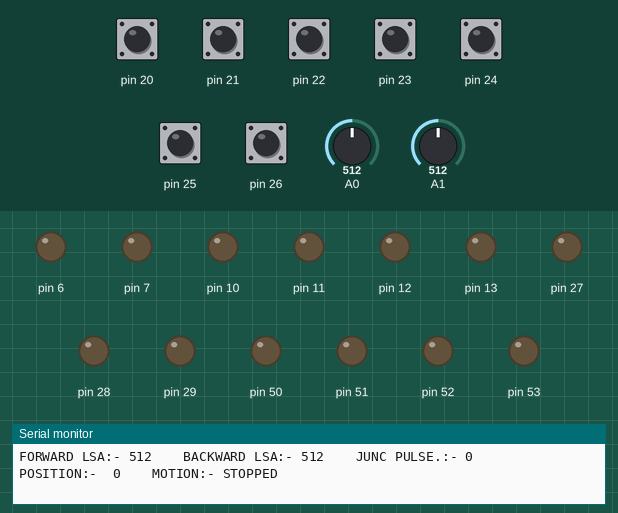
Simulated run of this sketch. Board: Arduino Mega 2560, built with avr-gcc and run on an emulated ATmega2560. Parts: output pins drawn as LEDs (lit = HIGH), the last lines printed to the serial monitor. Inputs (shaded band) come from the test bench; at power-on: pin 20–26 HIGH, A0 = 512, A1 = 512.

Above: at 0.9 s.
1.0 s: pin 22 pulled LOW for 0.15 s
At 2.2 s:
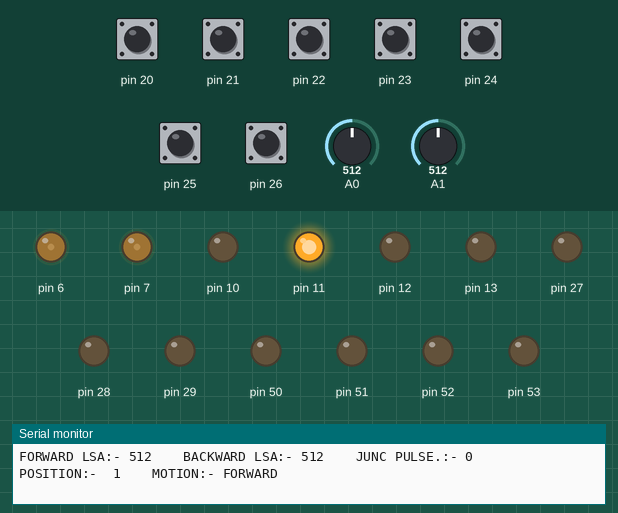
2.6 s: A0 set to 531
5.6 s: A0 set to 555
At 6.5 s:
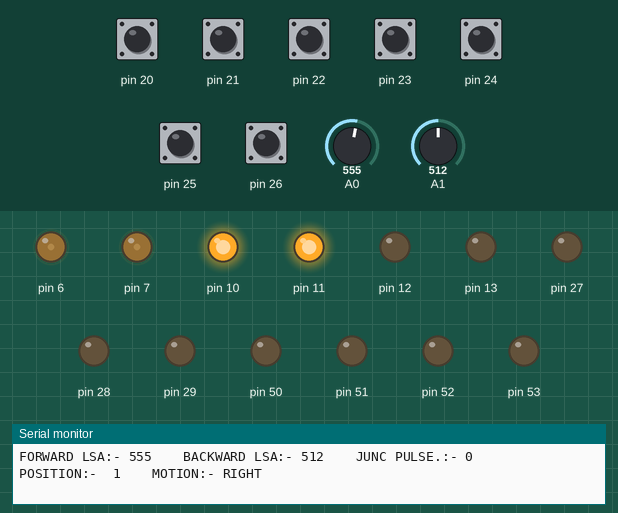
7.1 s: A0 set to 370
At 8.3 s:
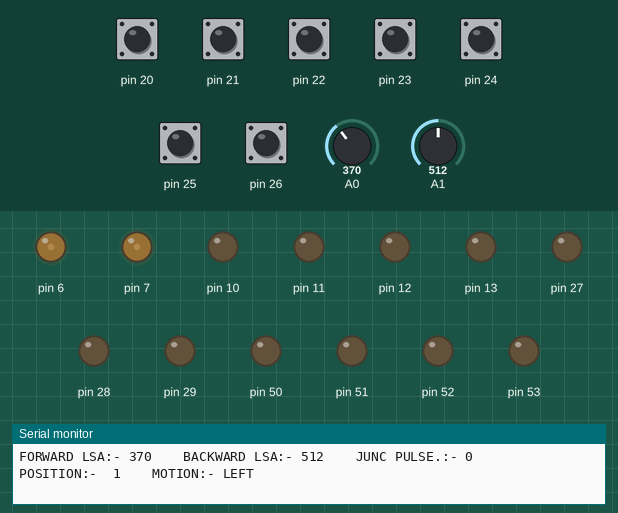
8.6 s: pin 21 pulled LOW for 0.15 s
At 9.6 s:
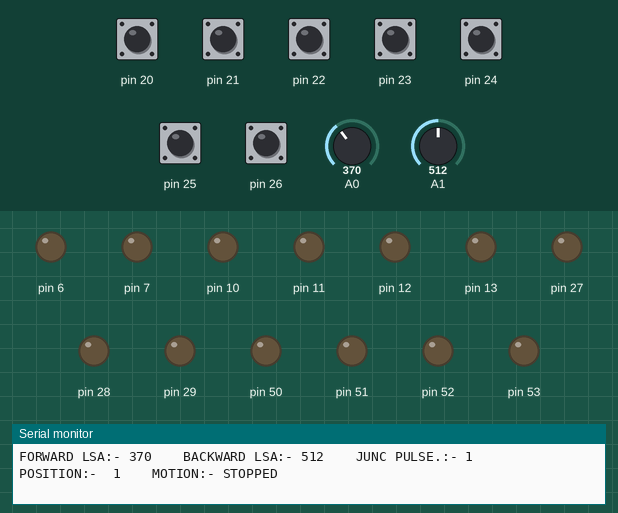
11.7 s: A1 set to 110
14.7 s: A1 set to 92
Timing chart, 0 to 17.7 s (numbered marks = the images above; inputs shaded):
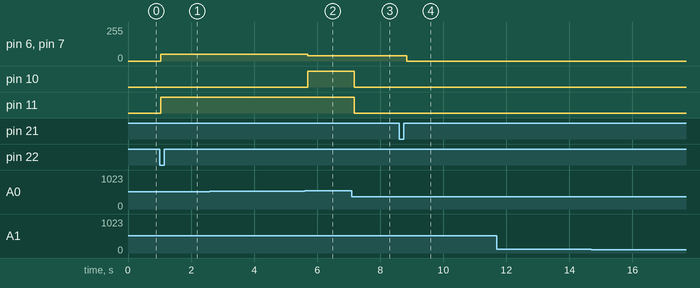

Measured:
- the behaviour switches between 539 and 540 on A0 (found by bisection; images 1 and 2)
- after the input at 1.0 s, pin 6, pin 7: 0/255 → 50/255 at once; pin 11: LOW → HIGH at once
- after the input at 5.6 s, pin 6, pin 7: 50/255 → 40/255 after 0.09 s; pin 10: LOW → HIGH after 0.09 s
- after the input at 7.1 s, pin 10, pin 11: HIGH → LOW after 0.08 s
- after the input at 8.6 s, pin 6, pin 7: 40/255 → 0/255 after 0.25 s

The sketch:

AVR-ADE-3LSA-BASE.ino
```cpp
#define F_CPU 16000000UL
#include <avr/io.h>
#include <util/delay.h>
#include <stdlib.h>

int junctionpulse = 0 , forwardlsa = 0, backwardlsa = 0, positions = 0 , l, g , h , i, j ;


void INITADC()
{
  ADMUX =  (1 << REFS0) | (0 << REFS1) | (0 << ADLAR);               //as vcc   right justified   (1<<REFS1)
  ADCSRA = (1 << ADEN) | (1 << ADPS2) | (1 << ADPS1) | (1 << ADPS0); //interrupt enable  prescaler 128
}

int ADCconvert(int z)
{
  z = z & 0b00000111;
  ADMUX &= 0b11100000;
  ADMUX |= z;
  ADCSRA |= (1 << ADSC);
  while ((ADCSRA & (1 << ADIF)) == 0);
  return ADC;
}

int main()
{

  Serial.begin(9600);

  cli();

  INITADC();

 // DDRB |= (1 << PIN6) ;  //PWM
 // DDRE |=  (1 << PIN4);  //PWM
 // DDRL |= (1 << PIN4);   //PWM
  DDRH |= (1 << PIN4)|(1<<PIN3);   //PWM

  //TCCR1A |= (1 << COM1B1) | (1 << COM1C1) | (1 << WGM10);     //NON-INVERTED
  //TCCR1B |= (1 << CS10) | (1 << WGM12);                       //FAST PWM
  //TCCR3A |= (1 << COM3A1) | (1 << COM3B1) | (1 << WGM30);     //NON-INVERTED
  //TCCR3B |= (1 << CS30) | (1 << WGM32);                       //FAST PWM
  TCCR4A |= (1 << COM4A1) | (1 << COM4B1) | (1 << WGM40);     //NON-INVERTED
  TCCR4B |= (1 << CS40) | (1 << WGM42);                       //FAST PWM
  //TCCR5A |= (1 << COM5A1) | (1 << COM5B1) | (1 << WGM50);     //NON-INVERTED
  //TCCR5B |= (1 << CS50) | (1 << WGM52);                       //FAST PWM

  DDRD |= (0 << PIN0) | (0 << PIN1);        //INT 0 ,1 output
  PORTD |= (1 << PIN0) | (1 << PIN1);       // PULLUP INT0 , INT1;
  EIMSK |= (1 << INT0) | (1 << INT1);                                               //INT0 INT1 ENABLE
  EICRA |= (1 << ISC00) | (1 << ISC01) | (1 << ISC10) | (1 << ISC11);               //RISING EDGE

  sei();

  DDRB = 0xff; //DIR OMNI

  DDRA = 0b11100000;    //|= (0 << PIN0) | (0 << PIN1) | (0 << PIN2) | (0 << PIN3) | (0 << PIN4); BUTTONS
  PORTA = 0b00011111;   //|= (0 << PIN0) | (1 << PIN1) | (1 << PIN2) | (1 << PIN3) | (1 << PIN4); PULLUP

  while (1)
  {

    //OCR1B PA 12
    //OCR3B PA 2
    //OCR4B PA 6
    //OCR5B PA 45

    l = PINA & 0b00000001;
    g = PINA & 0b00000010;
    h = PINA & 0b00000100;
    i = PINA & 0b00001000;
    j = PINA & 0b00010000;

    forwardlsa = ADCconvert(0);
    backwardlsa = ADCconvert(1);

    Serial.print("FORWARD LSA:- ");
    Serial.print(forwardlsa);
    Serial.print("    BACKWARD LSA:- ");
    Serial.print(backwardlsa);
    Serial.print("    JUNC PULSE.:- ");
    Serial.print(junctionpulse);
    Serial.print("    POSITION:-  ");
    Serial.print(positions);
    Serial.print("    MOTION:- ");


    if (l == 0)
    {
      positions = 1;
    }

    if (g == 0)
    {
      positions = 2;
    }
    if (h == 0)
    {
      positions = 3;
    }
    if (i == 0)
    {
      positions = 4;
    }
    if (j == 0)
    {
      positions = 5;
    }


    if ((forwardlsa > 390 & forwardlsa < 540)  && (junctionpulse < positions) && (junctionpulse != positions) && (positions != 0) )
    {
      forward();
    }

    else if ((backwardlsa > 390 & backwardlsa < 540) && (junctionpulse > positions) && (junctionpulse != positions) && (positions != 0))
    {
      backward();
    }


    else if ( (forwardlsa < 380 ) && (junctionpulse < positions) && (junctionpulse != positions) && (positions != 0) )
    {
      left();
    }

    else if ( (forwardlsa > 520 ) && (junctionpulse < positions) && (junctionpulse != positions) && (positions != 0) )
    {
      right();
    }

    else if ( ( backwardlsa < 380) && (junctionpulse > positions) && (junctionpulse != positions) && (positions != 0) )
    {
      left();
    }

    else if ( ( backwardlsa > 520) && (junctionpulse > positions) && (junctionpulse != positions) && (positions != 0) )
    {
      right();
    }

    else
    {
      stopped();
    }

    Serial.flush();
  }
}


void forward()
{
  Serial.println("FORWARD");

  OCR4A = 50;  //PA 2
  OCR4B = 50;  //PB 12
  PORTB = (1 << 5) | (0 << 4);
}


void backward()
{

  Serial.println("BACKWARD");

  OCR4A = 50;  //PA 2
  OCR4B = 50;  //PB 12
  PORTB = (0 << 5) | (1 << 4) ;

}

void stopped()
{
  Serial.println("STOPPED");

  OCR4A = 0;  //PA 2
  OCR4B = 0;  //PB 12
  PORTB = 0X00;

}


void left()
{
  Serial.println("LEFT");
  OCR4A = 40;  //PA 2
  OCR4B = 40;  //PB 12
  PORTB = (0 << 5) | (0 << 4) ;

}

void right()
{
  Serial.println("RIGHT");

  OCR4A = 40;  //PA 2
  OCR4B = 40;  //PB 12
  PORTB = (1 << 5) | (1 << 4) ;
}


ISR (INT0_vect)
{

  if (junctionpulse < positions)
  {
    junctionpulse++;
  }
}


ISR (INT1_vect)
{
  if (junctionpulse > positions)
  {
    junctionpulse--;
  }

}
```
